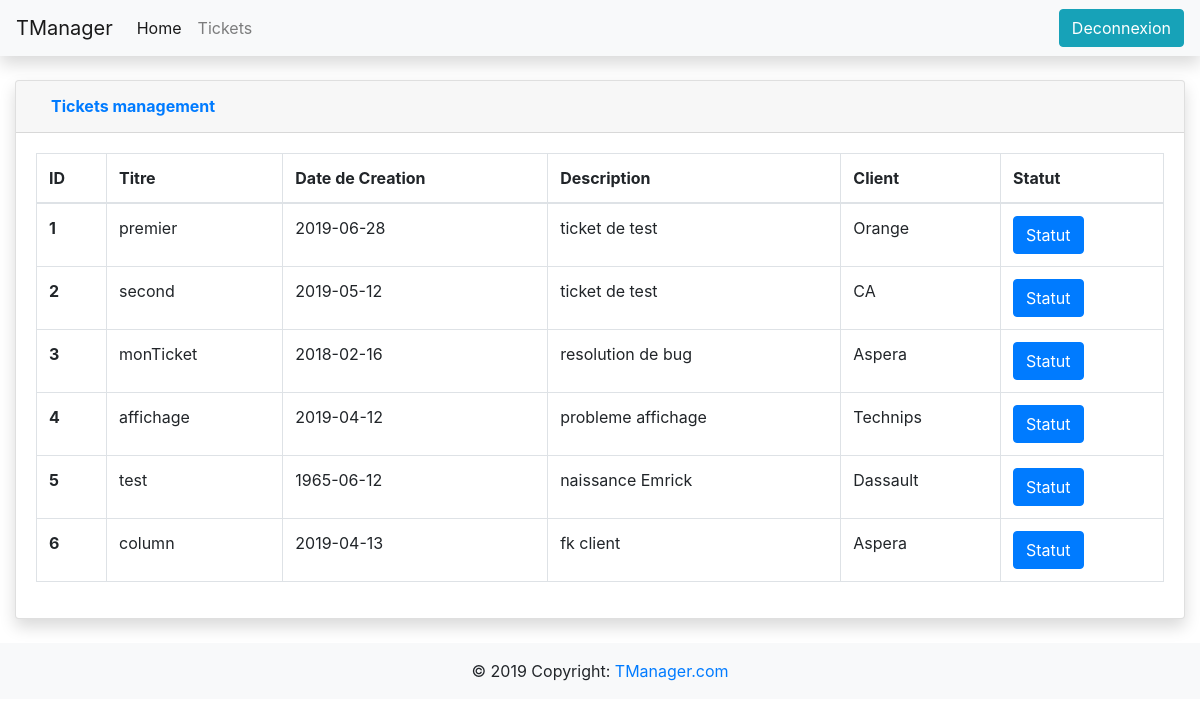
Page /projet_web/gestion_ticket_dev.php (signed in) on the earlier database version.
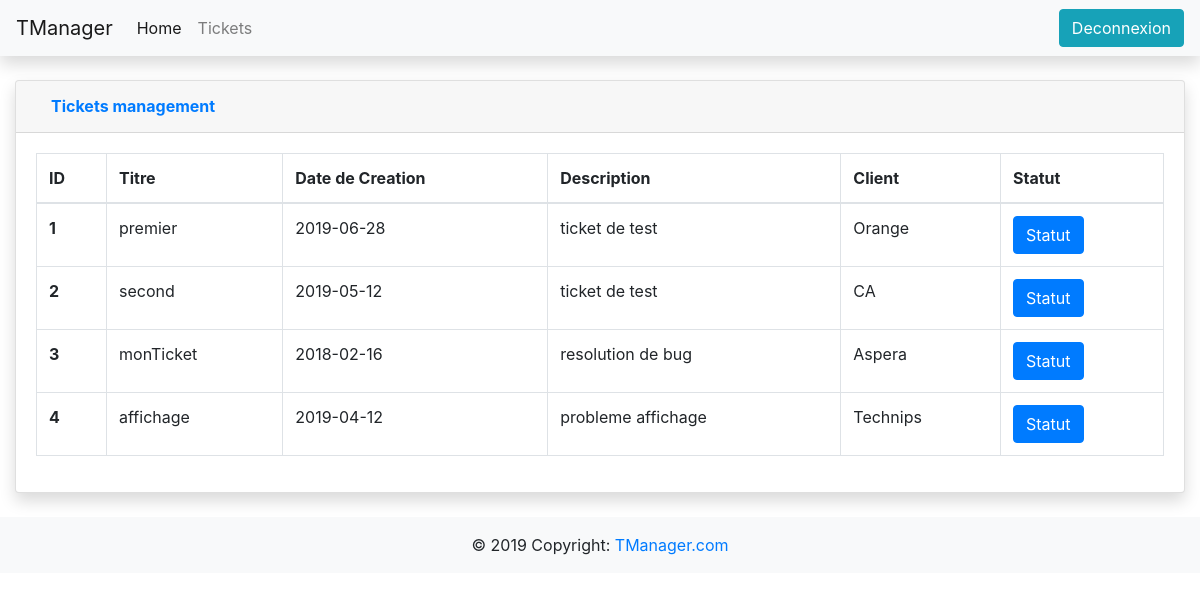
Same page on the later database version.
### tables this page shows
CREATE TABLE `ticket` (
  `ticket_id` int(11) NOT NULL AUTO_INCREMENT,
  `ticket_creation` date NOT NULL,
  `ticket_titre` varchar(50) NOT NULL DEFAULT '',
  `ticket_description` varchar(50) NOT NULL DEFAULT '',
  `ticket_del` int(11) NOT NULL DEFAULT '0',
  `ticket_client_id` int(11) DEFAULT NULL,
  `ticket_projet_id` int(11) DEFAULT NULL,
  PRIMARY KEY (`ticket_id`),
  KEY `ticket_client_id` (`ticket_client_id`),
  KEY `ticket_projet_id` (`ticket_projet_id`),
  CONSTRAINT `ticket_ibfk_1` FOREIGN KEY (`ticket_client_id`) REFERENCES `client` (`client_id`),
  CONSTRAINT `ticket_ibfk_2` FOREIGN KEY (`ticket_projet_id`) REFERENCES `projet` (`projet_id`)
);

CREATE TABLE `client` (
  `client_id` int(11) NOT NULL AUTO_INCREMENT,
  `client_nom` varchar(50) NOT NULL DEFAULT '',
  `client_email` varchar(50) NOT NULL DEFAULT '',
  `client_numero` varchar(50) NOT NULL DEFAULT '',
  `client_del` int(11) NOT NULL DEFAULT '0',
  PRIMARY KEY (`client_id`)
);

### projet_web/gestion_ticket_dev.php (the view, shortened to what this page needs)
<!doctype html>
<html lang="en">
  <head>
    <link rel="stylesheet" href="bs431/css/bootstrap.min.css">
    <link href="vendor/datatables/dataTables.bootstrap4.min.css" rel="stylesheet">
  </head>
  <body>
    <?php include('navbar.php'); ?>
    <div class="container-fluid">
      <div class="card shadow mb-4">
        <div class="card-header py-3">
          <div class="container-fluid">
            <div class="row">
              <div class="col text-left">
                <h6 class="m-0 font-weight-bold text-primary">Tickets management</h6>
              </div>
            </div>
          </div>
        </div>
        <div class="card-body">
          <div class="table-responsive">
            <table class="table table-bordered" id="dataTable" width="100%" cellspacing="0">
              <thead>
                <tr>
                  <th>ID</th>
                  <th>Titre</th>
                  <th>Date de Creation</th>
                  <th>Description</th>
                  <th>Client</th>
                  <th>Statut</th>
                </tr>
              </thead>
              <tbody>
                <?php include('connexion_bdd.php'); ?>
                <?php
                $reponse = $bdd->query('SELECT * FROM ticket WHERE ticket_del = 0');
                while ($donnees = $reponse->fetch()){
                ?>
                <tr>
                  <th scope="row"><?php echo $donnees['ticket_id']; ?></th>
                  <td><?php echo $donnees['ticket_titre']; ?></td>
                  <td><?php echo $donnees['ticket_creation']; ?></td>
                  <td><?php echo $donnees['ticket_description']; ?></td>
                  <td>
                    <?php
                      $tus = $donnees['ticket_client_id'];
                      $res = $bdd->query("SELECT * FROM client WHERE client_id = $tus;");
                      $data = $res->fetch();
                      echo $data['client_nom'];
                    ?>
                  </td>
                  <td>
                  <form action ="statut_ticket.php" method="get">
                      <button type="submit" class="btn btn-primary">Statut</button>
                    </form>
                  </td>
                </tr>
                <?php
                }
                ?>
              </tbody>
            </table>
          </div>
        </div>
      </div>
    </div>
    <?php include('footer.php'); ?>
  </body>
</html>

Differences in the rows shown:
no longer on this page (row edited): ticket: ticket_id "5", ticket_titre "test", ticket_creation "1965-06-12", ticket_description "naissance Emrick", ticket_client.client_nom "Dassault"
no longer on this page (row edited): ticket: ticket_id "6", ticket_titre "column", ticket_creation "2019-04-13", ticket_description "fk client", ticket_client.client_nom "Aspera"
